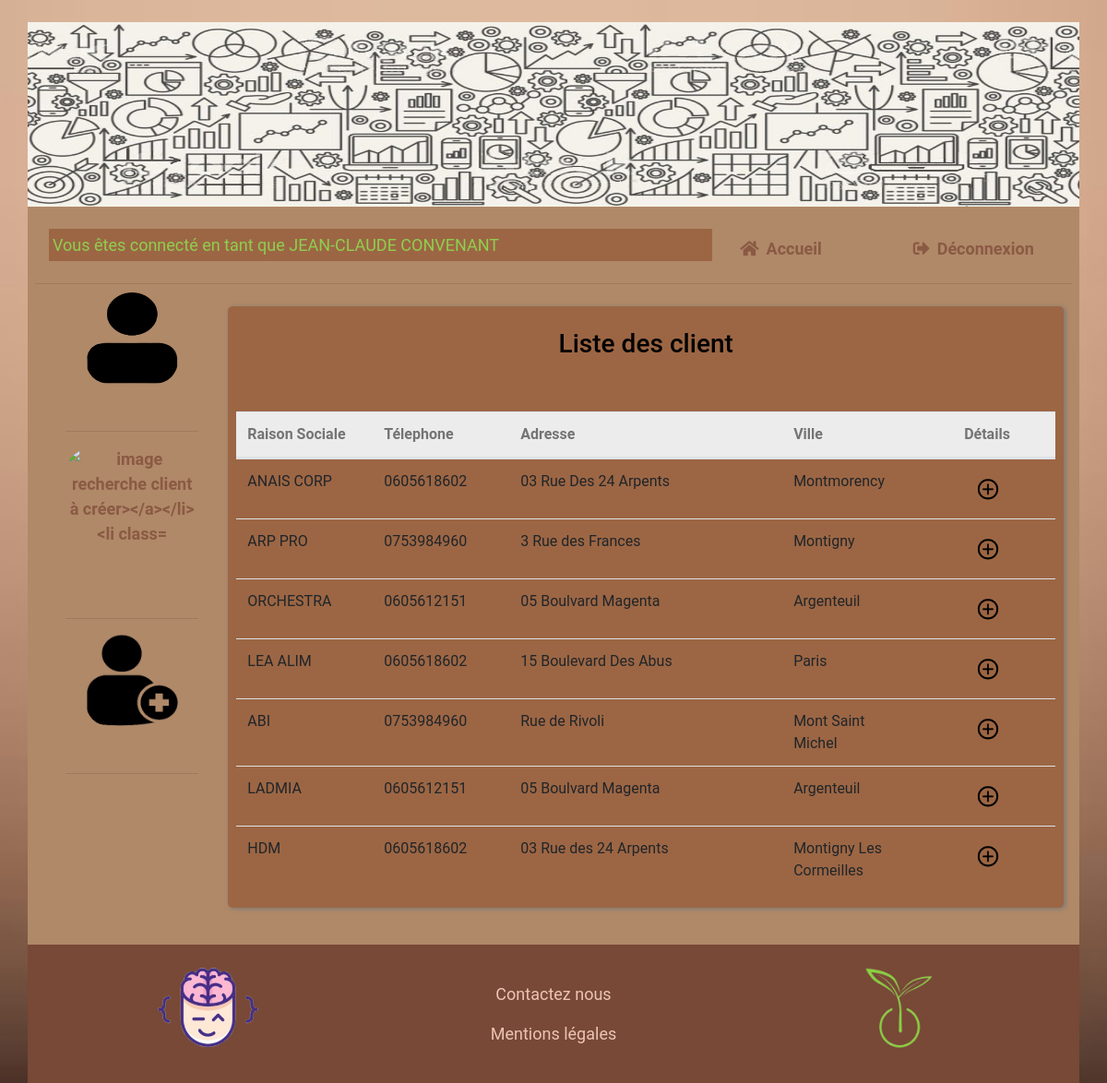
Screenshot of /index.php?action=buisness&action2=clientList (signed in) with the database file from the repository.
### tables this page shows
CREATE TABLE `clients` (
  `IDCLIENT` int NOT NULL,
  `IDSECT` int NOT NULL,
  `RAISONSOCIALE` char(50) NOT NULL,
  `ADRESSECLIENT` char(32) DEFAULT NULL,
  `CODEPOSTALCLIENT` char(5) DEFAULT NULL,
  `VILLECLIENT` char(25) DEFAULT NULL,
  `EFFECTIF` int DEFAULT NULL,
  `TELEPHONECLIENT` int(10) UNSIGNED ZEROFILL NOT NULL
);

### controller/MainController.php (called while the page is built, shortened)
<?php
class MainController
{
    public static function viewPage($url)
    {
        require $url;
    }
}
?>

### index.php (called while the page is built)
<?php
require('controller/RooterController.php');

### controller/AdminController.php (called while the page is built, shortened)
<?php
require ('./model/Client.php');
class AdminController
{
    public static function viewClients()
    {
        $results= new Client('abi');
        return $results->getClients();
    }
}

### model/Database.php (called while the page is built, shortened)
<?php
class Database
{
    public static $pdo;
    public static function getPDO(): PDO
    {
        try
        {
            if(self::$pdo===null)
            {
                $pdo= new PDO('mysql:host=localhost:3307;dbname=abi','root', '');
                $pdo->setAttribute(PDO::ATTR_ERRMODE,PDO::ERRMODE_EXCEPTION);
                self::$pdo=$pdo;
            }
            return self::$pdo;
        }
        catch(Exception $e)
        {
            die($e->getMessage());
        }
    }
}
?>

### model/Client.php (called while the page is built, shortened)
<?php
require ('./model/Database.php');
class Client extends Database
{
    public function getClients()
    {
        try
        {
            $req=parent::getPDO()->query('SELECT * FROM clients');
            $users=$req->fetchAll();
            return $users;
        }
        catch(Exception $e)
        {
            die($e->getMessage());
        }
    }
}
?>

### view/buisness/clientList.php (the view, shortened to what this page needs)
<?php
$results=AdminController::viewClients();
    if(!empty($results))
                {
?>
<div class="row text-center p-4">
    <div class="col">
        <h3>Liste des client</h3>
    </div>
</div>
<div class='row mt-4'>
    <div class="col px-4">
            <table class="table table-hover">
            <thead>
            <tr class="row">
                <th class="col-2">Raison Sociale</th>
                <th class="col-2">Télephone</th>
                <th class="col">Adresse</th>
                <th class="col-2">Ville</th>
                <th class="col-2 text-center">Détails</th>
            </tr>
            </thead>
            <tbody>
            <?php
                    foreach($results as $result)
                    {
            ?>
            <tr class="row">
                <td class="col-2"><?= $result[2]?></td>
                <td class="col-2"><?= $result[7]?></td>
                <td class="col"><?= $result[3]?></td>
                <td class="col-2"><?= $result[5] ?></td>
                <td class="col-2 text-center"><a href="./index.php?action=buisness&action2=clientList&action2=detailClient<?= $result[0] ?>"><img src="./public/IMG/Logo-plus.png" width="40px" height="40px"></a></td>
            </tr>
           <?php
                    }
           ?>
            </tbody>
        </table>
    </div>
</div>
   <?php
    }

### public/styles/buisness.css (style rules this page uses)
body { box-sizing: border-box; background: url("../IMG/bg.jpg") no-repeat; background-size: cover; text-decoration: none; list-style: none; font-family: 'Roboto', sans-serif; font-size: 18px; }
table { font-size: 16px; }
table th { color: #747474; background-color: #ECECEC; }
h3 { color: black; }

### rows the page displays
clients: RAISONSOCIALE "ANAIS CORP", TELEPHONECLIENT "0605618602", ADRESSECLIENT "03 Rue Des 24 Arpents", VILLECLIENT "Montmorency"
clients: RAISONSOCIALE "ARP PRO", TELEPHONECLIENT "0753984960", ADRESSECLIENT "3 Rue des Frances", VILLECLIENT "Montigny"
clients: RAISONSOCIALE "ORCHESTRA", TELEPHONECLIENT "0605612151", ADRESSECLIENT "05 Boulvard Magenta", VILLECLIENT "Argenteuil"
clients: RAISONSOCIALE "LEA ALIM", TELEPHONECLIENT "0605618602", ADRESSECLIENT "15 Boulevard Des Abus", VILLECLIENT "Paris"
clients: RAISONSOCIALE "ABI", TELEPHONECLIENT "0753984960", ADRESSECLIENT "Rue de Rivoli", VILLECLIENT "Mont Saint Michel"
clients: RAISONSOCIALE "LADMIA", TELEPHONECLIENT "0605612151", ADRESSECLIENT "05 Boulvard Magenta", VILLECLIENT "Argenteuil"
clients: RAISONSOCIALE "HDM", TELEPHONECLIENT "0605618602", ADRESSECLIENT "03 Rue des 24 Arpents", VILLECLIENT "Montigny Les Cormeilles"

### other values shown
$_SESSION['first_name'] "JEAN-CLAUDE"
$_SESSION['last_name'] "CONVENANT"
